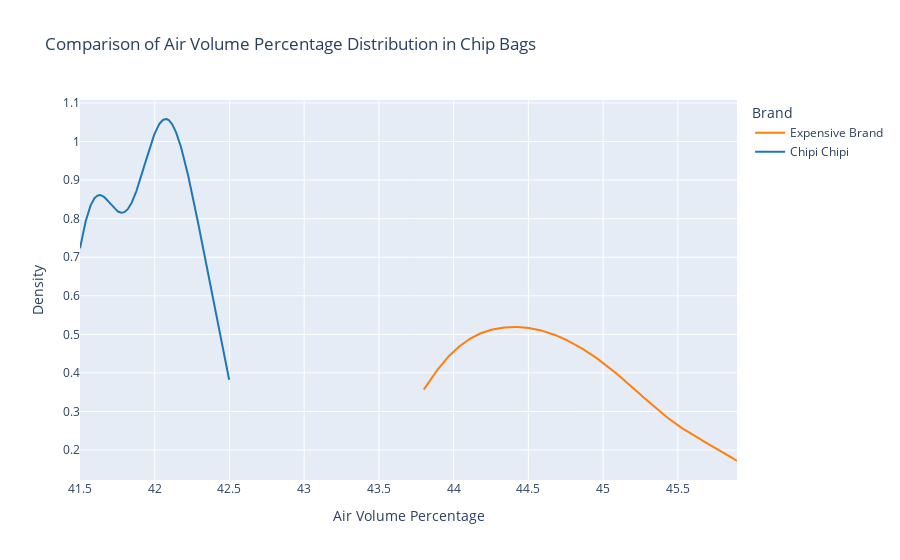

Notebook cell for this chart:
### Markdown cell above
<p dir=rtl style="direction: rtl;text-align: justify;line-height:200%;font-family:vazir;font-size:medium">
<font face="vazirmatn" size=3>
نخست نگاهی به نمودار توزیع دو داده میاندازیم. به وضوح تفاوت توزیع دو برند مشخص است.
</font>
</p>

### Code cell
import plotly.figure_factory as ff
from scipy.stats import shapiro, levene

# Create a density plot with Plotly
fig = ff.create_distplot(
    [chipi_chipi_brand, expensive_brand], 
    group_labels=["Chipi Chipi", "Expensive Brand"], 
    show_hist=False, 
    show_rug=False
)

# Update layout for better visualization
fig.update_layout(
    title_text="Comparison of Air Volume Percentage Distribution in Chip Bags",
    xaxis_title="Air Volume Percentage",
    yaxis_title="Density",
    legend_title="Brand"
)

# Show the plot
fig.show()

### Figure 1 — Plotly figure (JSON) as saved in the notebook; plotly's stock layout.template omitted (floating-point values rounded to 4 significant figures; data arrays with more than 128 entries replaced by an {"elided": "..."} marker saying what was removed)
{"data": [{"legendgroup": "Chipi Chipi", "marker": {"color": "rgb(31, 119, 180)"}, "mode": "lines", "name": "Chipi Chipi", "showlegend": true, "type": "scatter", "x": {"elided": "500 float values"}, "xaxis": "x", "y": {"elided": "500 float values"}, "yaxis": "y"}, {"legendgroup": "Expensive Brand", "marker": {"color": "rgb(255, 127, 14)"}, "mode": "lines", "name": "Expensive Brand", "showlegend": true, "type": "scatter", "x": {"elided": "500 float values"}, "xaxis": "x", "y": {"elided": "500 float values"}, "yaxis": "y"}], "layout": {"barmode": "overlay", "hovermode": "closest", "legend": {"title": {"text": "Brand"}, "traceorder": "reversed"}, "title": {"text": "Comparison of Air Volume Percentage Distribution in Chip Bags"}, "xaxis": {"anchor": "y2", "domain": [0, 1], "title": {"text": "Air Volume Percentage"}, "zeroline": false}, "yaxis": {"anchor": "free", "domain": [0, 1], "position": 0, "title": {"text": "Density"}}}}
